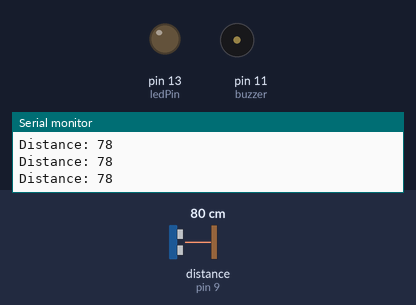
Bench run of a sketch on a simulated Arduino Uno, built with avr-gcc and run on an emulated ATmega328P. Parts: output pins drawn as LEDs (lit = HIGH), buzzer (waves = sounding, pin HIGH), the last lines printed to the serial monitor. Wiring (inferred from the names in the program): ultrasonic range finder: trigger pin 10; echo pin 9. The inputs (shaded band) are chosen by the test bench; at power-on: distance to the obstacle (sensor on pin 9) 80 cm. The echo pulse lasts 58.3 µs per cm; pins used as bus, display or sensor lines are not drawn.

Above: at 1.2 s.
1.3 s: distance to the obstacle (sensor on pin 9) set to 8 cm
4.3 s: distance to the obstacle (sensor on pin 9) set to 5 cm
At 5.1 s:
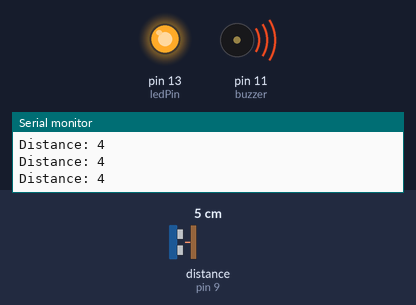
5.8 s: distance to the obstacle (sensor on pin 9) set to 9 cm
At 6.3 s:
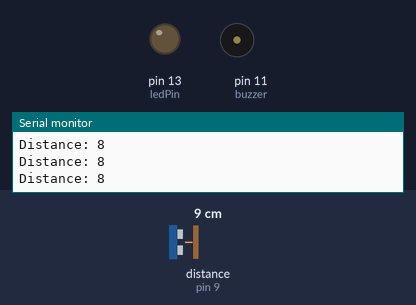
8.8 s: distance to the obstacle (sensor on pin 9) set to 2 cm
At 9.8 s:
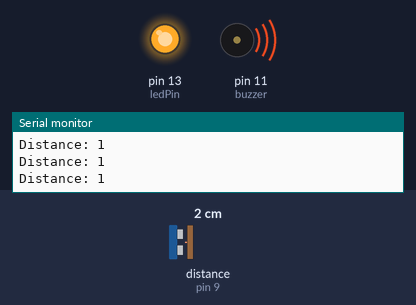
Timing chart, 0 to 11.8 s (numbered marks = the images above; inputs shaded):
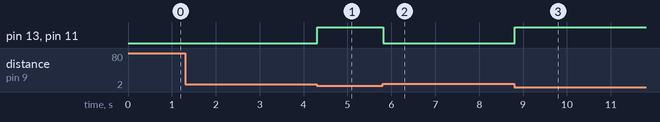

The sketch:

Security_System_with_Ultrasonic_Sensor.ino
```cpp
// defines pins numbers
 int trigerPin = 10;
 int echoPin = 9;
 int buzzer = 11;
 int ledPin = 13;

// defines variables
long duration;
int distance;
int v;


void setup() {
pinMode(trigerPin, OUTPUT); // Sets the trigPin as an Output
pinMode(echoPin, INPUT); // Sets the echoPin as an Input
pinMode(buzzer, OUTPUT);
pinMode(ledPin, OUTPUT);
Serial.begin(9600); // Starts the serial communication
}


void loop() {
// Clears the trigPin
digitalWrite(trigerPin, LOW);
delayMicroseconds(2);

// Sets the trigPin on HIGH state for 10 micro seconds
digitalWrite(trigerPin, HIGH);
delayMicroseconds(10);
digitalWrite(trigerPin, LOW);

// Reads the echoPin, returns the sound wave travel time in microseconds
duration = pulseIn(echoPin, HIGH);

// Calculating the distance
distance= duration*0.034/2;

v = distance;
if (v <= 5){
  digitalWrite(buzzer, HIGH);
  digitalWrite(ledPin, HIGH);
}
else{
  digitalWrite(buzzer, LOW);
  digitalWrite(ledPin, LOW);
}

// Prints the distance on the Serial Monitor
Serial.print("Distance: ");
Serial.println(distance);
}
```

Measured:
- the behaviour switches between 7 and 6 cm on distance to the obstacle (sensor on pin 9) (found by bisection; images 0 and 1)
- after the input at 4.3 s, pin 13 (ledPin), pin 11 (buzzer): LOW → HIGH at once
- after the input at 5.8 s, pin 13 (ledPin), pin 11 (buzzer): HIGH → LOW at once
- after the input at 8.8 s, pin 13 (ledPin), pin 11 (buzzer): LOW → HIGH at once
